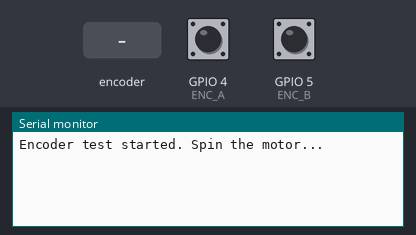
A sketch run on a simulated ESP32. Parts: the last lines printed to the serial monitor. The test bench sets the inputs (shaded band); at power-on: GPIO 4 (ENC_A) HIGH, GPIO 5 (ENC_B) HIGH.

Above: at 1.2 s.
1.3 s: rotary encoder on GPIO 4 (ENC_A) / GPIO 5 (ENC_B) turned 1 step (first pin leading)
At 2.6 s:
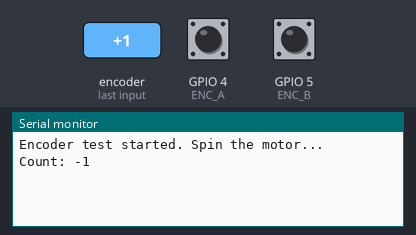
3.0 s: rotary encoder on GPIO 4 (ENC_A) / GPIO 5 (ENC_B) turned 1 step (first pin leading)
At 4.0 s:
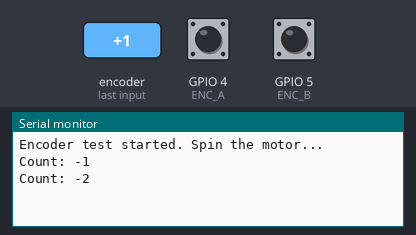

The sketch:

encoder.ino
```cpp
// ============================================================
//  ENCODER TEST — Single GB37 Encoder
//  Channel A → GPIO 4
//  Channel B → GPIO 5
//  Encoder VCC → 3.3V
//  Encoder GND → GND
// ============================================================

#define ENC_A  4 //4
#define ENC_B  5 //5

volatile long encCount = 0;

void IRAM_ATTR encoderISR() {
  if (digitalRead(ENC_B) == HIGH) encCount++;
  else                            encCount--;
}

void setup() {
  Serial.begin(115200);

  pinMode(ENC_A, INPUT_PULLUP);
  pinMode(ENC_B, INPUT_PULLUP);

  attachInterrupt(digitalPinToInterrupt(ENC_A), encoderISR, RISING);

  Serial.println("Encoder test started. Spin the motor...");
}

void loop() {
  static long lastCount = 0;

  if (encCount != lastCount) {
    lastCount = encCount;
    Serial.print("Count: ");
    Serial.println(encCount);
  }

  // delay(50);
}
```

Measured:
- after the input at 1.3 s, the serial monitor: prints a new line after 0.05 s (image 1)
- after the input at 3.0 s, the serial monitor: prints a new line after 0.05 s (image 2)
